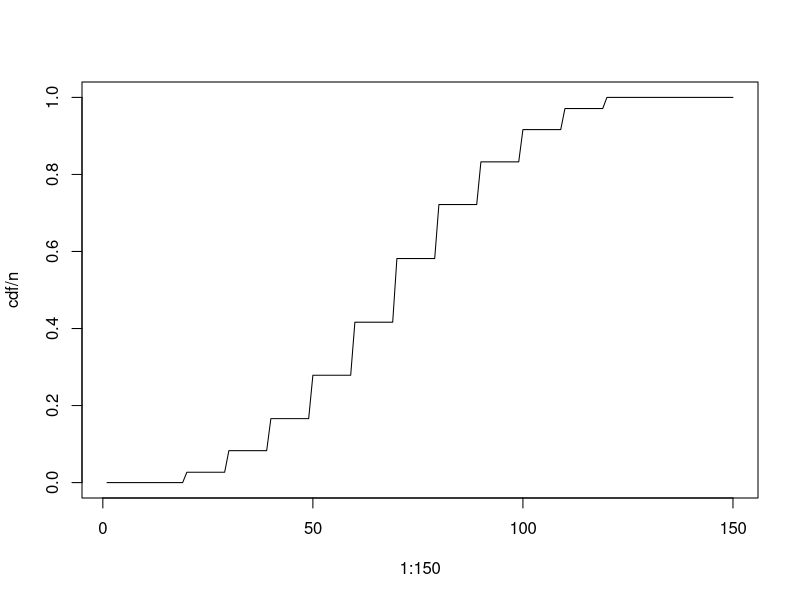

Generate this figure with R:
## ---- chunk 1

n <- 100000 # number of trials
cdf <- numeric()

roll1 <- sample(1:6,n,replace=TRUE)
roll2 <- sample(1:6,n,replace=TRUE)
tot <- roll1 + roll2
for (i in 1:150){
  cdf[i] <- length(tot[tot<=i/10])
}
plot(1:150,cdf/n,type="l")
